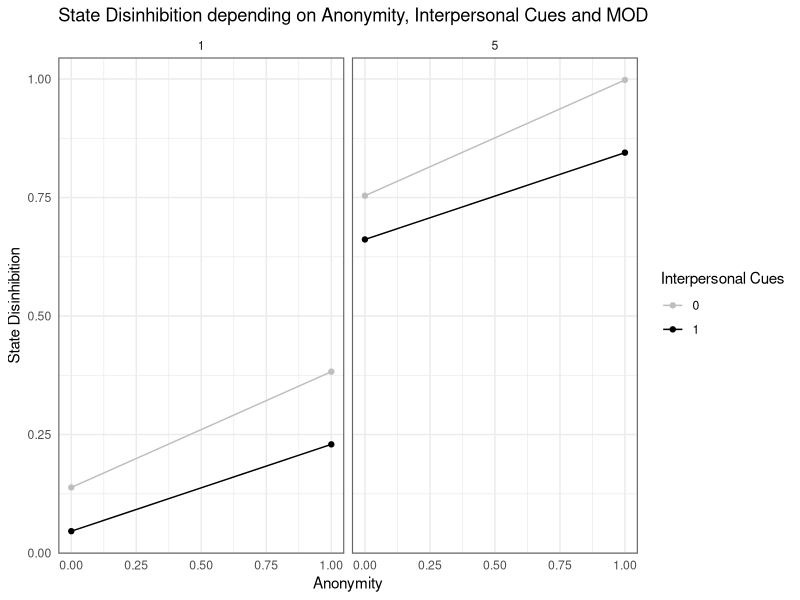
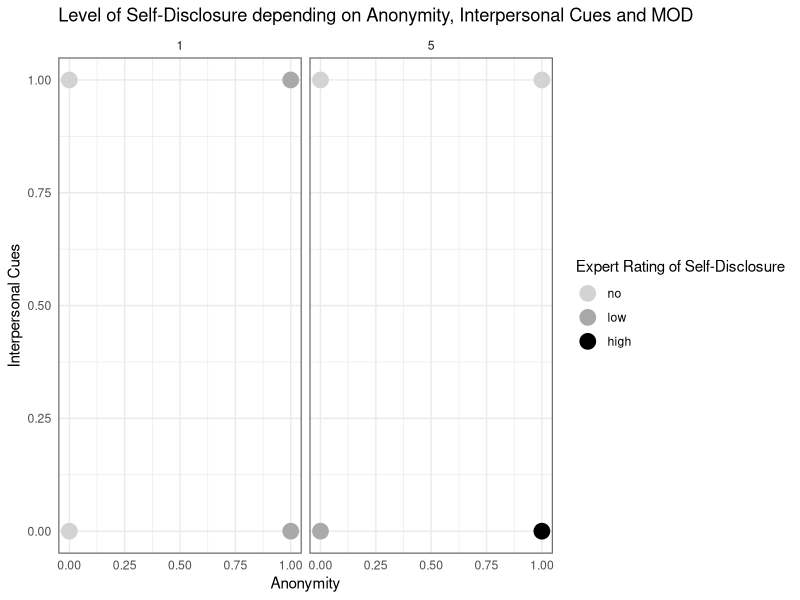

These charts were generated, in order, by the following R code:
#' Compute identity compartmentalization from anonymity
#'
#' Identity compartmentalization is modeled as a non-linear transformation
#' of anonymity. The function maps anonymity values to a compartmentalization
#' score using a squared-ratio, yielding values between 0 and 1.
#'
#' @param anonymity The degree of anonymity, on a scale from 0 to 1.
#'
#' @return The identity compartmentalization score for the given anonymity values,
#'         on a scale from 0 to 1.

IC_function <- function(anonymity) {
  comp <- (anonymity^2)/(anonymity^2+(1-anonymity)^2)
  return(comp)
}


#' Felt responsibility as a function of identity compartmentalization
#'
#' Felt responsibility is modeled as a decreasing, non-linear function of
#' identity compartmentalization. Higher compartmentalization reduces felt
#' responsibility relative to a baseline level.
#'
#' @param comp The degree of identity compartmentalization, on a scale from 0 to 1.
#'            
#' @param base_resp The baseline felt responsibility when compartmentalization is zero,
#'                  on a scale from 0 to 1.
#'
#' @return The felt responsibility for the given parameters, on a scale from 0 to 1.

base_resp <- 0.8

FR_function <- function(comp, base_resp) {
  feltresp <- base_resp * (1 - 0.8 * comp)^3
  return(feltresp)
}



#' Calculate concern about impression on others from number of interpersonal cues
#'
#' Concern about impression on others is modeled as a direct function of the
#' number of interpersonal cues. Higher values of interpersonal cues correspond
#' to higher concern about impression on others.
#'
#' @param cues The number of interpersonal cues, on a scale from 0 to 1.
#'
#' @return The concern about impression on others for the given cues,
#'         on a scale from 0 to 1.

CAI_function <- function(cues) {
  concern <- cues
  return(concern)
}



#' Calculate courage to express oneself from concern about impression on others
#'
#' Courage to express oneself is modeled as an inverse function of concern about
#' impression on others. Higher concern corresponds to lower courage.
#'
#' @param concern The concern about impression on others, on a scale from 0 to 1.
#'
#' @return The courage to express oneself for the given concern values,
#'         on a scale from 0 to 1.

CE_function <- function(concern) {
  courage <- concern * (-1) + 1
  return(courage)
}



#' Calculate state disinhibition
#'
#' State disinhibition is modeled as a linear combination of measure of online disinhibition (MOD),
#' felt responsibility, and courage to express oneself, including an interaction term
#' between felt responsibility and courage to express oneself.
#'
#' @param feltresp Felt responsibility, on a scale from 0 to 1.
#'                 
#' @param courage Courage to express oneself, on a scale from 0 to 1.
#'                
#' @param MOD measure of online disinhibition (MOD), on a scale from 1 to 5.
#'            
#'
#' @return The state disinhibition score for the given parameters, on a scale from -0.1 to 1.2.

# State Disinhibition
SD_function <- function(feltresp, courage, MOD) {
  state_dis <- 0.2 * MOD - 0.3 * feltresp + 0.2 * courage - 0.1 * feltresp * courage
  state_dis <- (state_dis + 0.1)/1.3
  return(state_dis)
}



#' Calculate the degree of Self-Disclosure
#'
#' Transforms state disinhibition into expert-rated levels of self-disclosre
#'
#' @param anonymity The degree of anonymity, on a scale from 0 to 1.
#'                  
#' @param cues The number of interpersonal cues, on a scale from 0 to 1.
#'        
#' @param MOD measure of online disinhibition (MOD), on a scale from 1 to 5.
#'      
#' @param base_resp The baseline felt responsibility when compartmentalization is zero,
#'                  fixed to 0.8 based on heuristic considerations 
#'
#' @return observed level (low, medium, high) of self-disclosure in textual analyses
#'

# Self-Disclosure Kategorien
selfdis_function <- function(anonymity, cues, MOD, base_resp) {
  comp <- IC_function(anonymity)
  feltresp <- FR_function(comp, base_resp)
  concern <- CAI_function(cues)
  courage <- CE_function(concern)
  state_dis <- SD_function(feltresp, courage, MOD)

  # Hinzufügen von noise
  latent_sd <- state_dis + rnorm(length(state_dis), mean = 0, sd = 0.3)
  
  latent_sd[latent_sd > 1] <- 1
  latent_sd[latent_sd < 0] <- 0
  
  self_disclosure <- cut(
    latent_sd,
    breaks = c(0, 0.4, 0.6, 1),
    labels = c("no", "low", "high"),
    include.lowest = TRUE
  )
  
  return(self_disclosure)
}



##### Datenframe erstellen
library(ggplot2)

df <- expand.grid(
  anonymity = seq(0, 1, 1), 
  MOD = c(1, 5),
  cues = seq(0, 1, 1),
  base_resp = 0.8
)


# Zwischenwerte berechnen
df$comp <- IC_function(df$anonymity)
df$feltresp <- FR_function(df$comp, df$base_resp)
df$concern <- CAI_function(df$cues)
df$courage <- CE_function(df$concern)
df$state_disinhibition <- SD_function(df$feltresp, df$courage, df$MOD)
df$self_disclosure <- selfdis_function(df$anonymity, df$cues, df$MOD, df$base_resp)



# Spalten sauber sortieren
df <- df[, c("anonymity", "feltresp", "cues", "courage", "MOD", "state_disinhibition", "self_disclosure")]



## PLOT STATE DISINHIBITION
ggplot(df, aes(x = anonymity, y = state_disinhibition, color = as.factor(cues))) +
  geom_point(size = 1.5) +
  geom_line(aes(group = cues), linewidth = 0.5) +
  facet_wrap(~MOD) +
  theme_minimal() +
  scale_color_manual(
    values = c(
      "0" = "grey",
      "1" = "black"
    )
  ) +
  labs(
    title = "State Disinhibition depending on Anonymity, Interpersonal Cues and MOD",
    x = "Anonymity",
    y = "State Disinhibition",
    color = "Interpersonal Cues"
  ) +
  theme(
    panel.border = element_rect(color = "grey40", fill = NA, linewidth = 0.8)
  )



### PLOT SELF-DISCLOSURE
ggplot(df, aes(x = anonymity, y = cues, color = self_disclosure)) +
  geom_point(size = 5) +
  facet_wrap(~MOD) +
  scale_color_manual(
    values = c(
      "no" = "lightgray",
      "low" = "darkgray",
      "high" = "black"
    )
  ) +
  theme_minimal() +
  labs(
    title = "Level of Self-Disclosure depending on Anonymity, Interpersonal Cues and MOD",
    x = "Anonymity",
    y = "Interpersonal Cues",
    color = "Expert Rating of Self-Disclosure"
  ) +
  theme(
    panel.border = element_rect(color = "grey40", fill = NA, linewidth = 0.8)
  )
